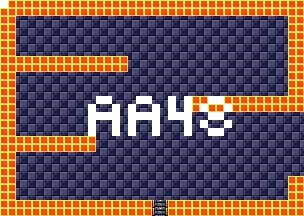

A level layout from a 2D game, rendered from its tile map. Below: a short description, then the map file with tile-grid data replaced by summaries:
An orthogonal 38x27 tile map with 8x8 px tiles, 4 tile layers (background, foreground, room numbers, Objects), 10 tilesets.

<map version="1.5" tiledversion="1.7.1" orientation="orthogonal" renderorder="right-down" width="38" height="27" tilewidth="8" tileheight="8" infinite="0" nextlayerid="11" nextobjectid="1">
 <tileset firstgid="1" source="tilesheets/tsKarniMata.tsx" />
 <tileset firstgid="1025" source="tilesheets/tsVoodooWasp.tsx" />
 <tileset firstgid="2049" source="tilesheets/tsGoddess.tsx" />
 <tileset firstgid="3073" source="tilesheets/tsKonark.tsx" />
 <tileset firstgid="4097" name="sEnemies" tilewidth="8" tileheight="8" tilecount="1024" columns="32">
  <image source="../grapx/tilesheets/sKarniMata.bmp" trans="ff94ff" width="256" height="256" />
 </tileset>
 <tileset firstgid="5121" source="tilesheets/tsIceTemple.tsx" />
 <tileset firstgid="6145" source="tilesheets/sTiwanakuTemple.tsx" />
 <tileset firstgid="7169" source="tilesheets/sIndraTemple.tsx" />
 <tileset firstgid="8193" source="tilesheets/sTeleport.tsx" />
 <tileset firstgid="9217" source="tilesheets/sObjects.tsx" />
 <layer id="2" name="background" width="38" height="27">
  <data>[1026 cells, 1026 non-empty, 2 distinct tile ids]</data>
 </layer>
 <layer id="1" name="foreground" width="38" height="27">
  <data>[1026 cells, 300 non-empty, 3 distinct tile ids]</data>
 </layer>
 <layer id="7" name="room numbers" width="38" height="27">
  <data>[1026 cells, 44 non-empty, 1 distinct tile ids]</data>
 </layer>
 <layer id="10" name="Objects" width="38" height="27">
  <data>[1026 cells, 0 non-empty, 0 distinct tile ids]</data>
 </layer>
</map>
